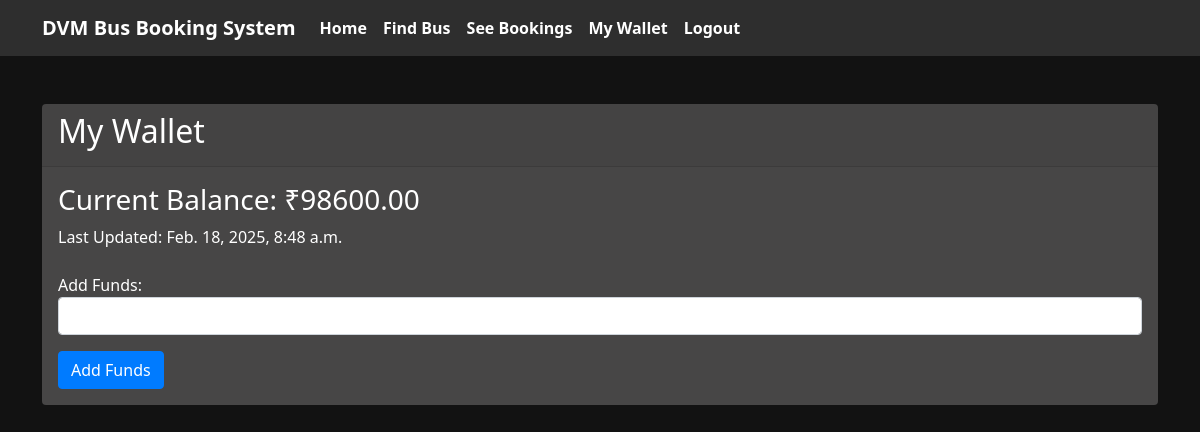
Page /wallet/ (signed in) on the earlier database version.
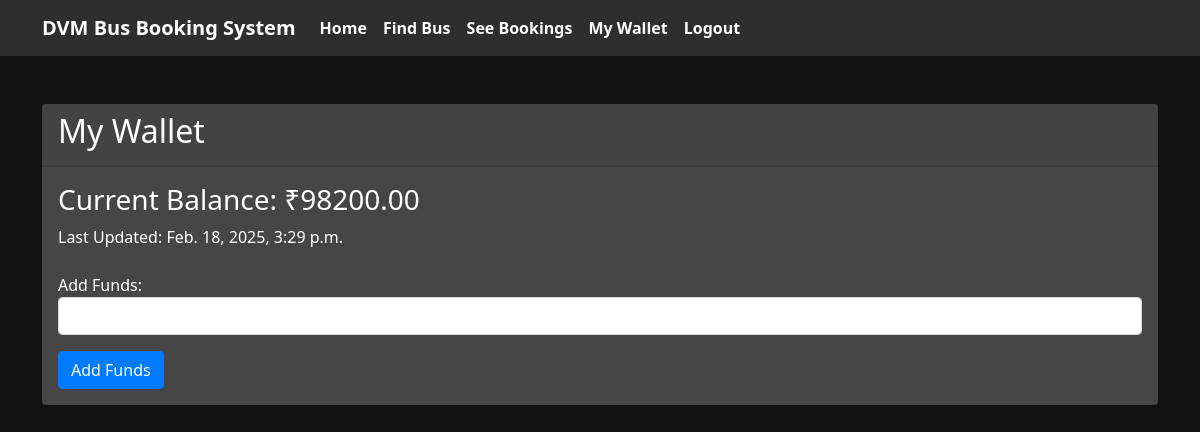
Same page on the later database version.
### myapp/models.py (models this page shows, shortened)
class Wallet(models.Model):
    user = models.OneToOneField(AuthUser, on_delete=models.CASCADE)
    balance = models.DecimalField(max_digits=10, decimal_places=2, default=0.00)
    last_updated = models.DateTimeField(auto_now=True)

### myapp/views.py (the view)
# urls.py: path('wallet/', views.wallet_view, name='wallet_view'),
@login_required(login_url='signin')
def wallet_view(request):
    wallet, created = Wallet.objects.get_or_create(user=request.user)
    return render(request, 'myapp/wallet.html', {'wallet': wallet})

### myapp/templates/myapp/wallet.html (shortened to what this page needs)
{% extends 'myapp/base.html' %}
{% block content %}
<div class="container mt-5">
    <div class="card">
        <div class="card-header">
            <h2>My Wallet</h2>
        </div>
        <div class="card-body">
            <h3>Current Balance: ₹{{ wallet.balance }}</h3>
            <p>Last Updated: {{ wallet.last_updated }}</p>
            <form method="post" action="{% url 'add_funds' %}" class="mt-4">
                <div class="form-group">
                    <label for="amount">Add Funds:</label>
                    <input type="number" step="0.01" min="0" name="amount" id="amount" class="form-control" required>
                </div>
                <button type="submit" class="btn btn-primary mt-3">Add Funds</button>
            </form>
        </div>
    </div>
</div>
{% endblock %}

Differences in the rows shown:
changed Wallet: balance "98600.00" → "98200.00"; last_updated "Feb. 18, 2025, 8:48 a.m." → "Feb. 18, 2025, 3:29 p.m."
